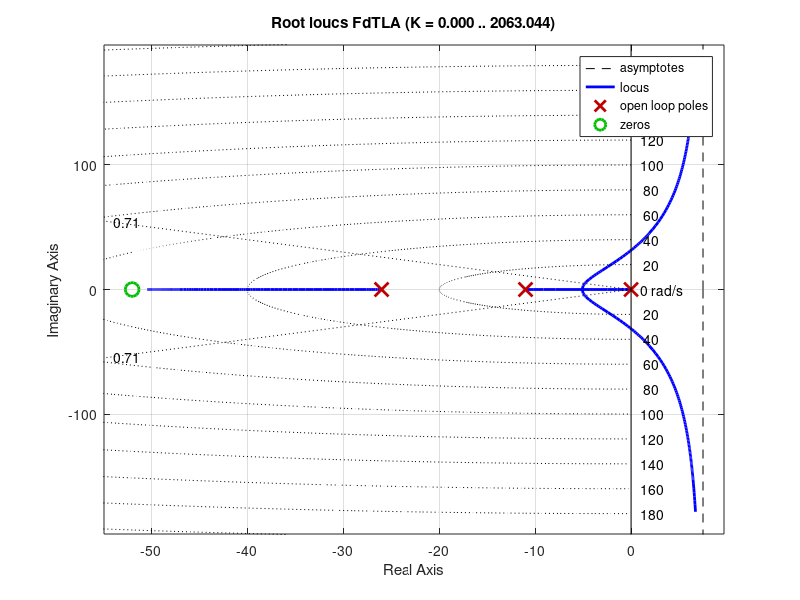
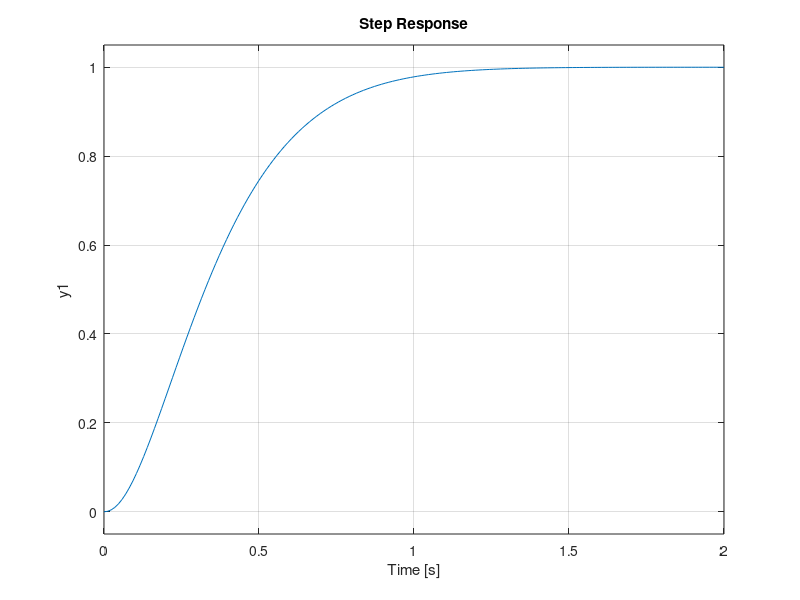
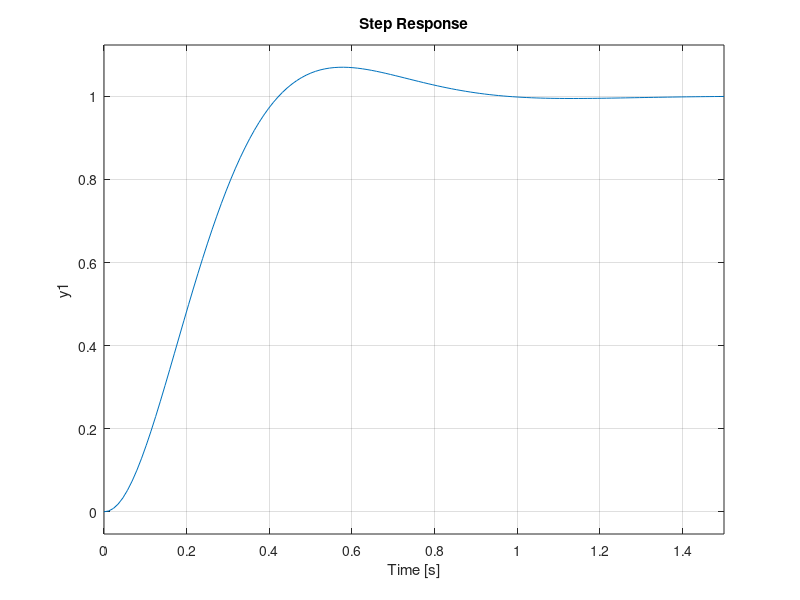
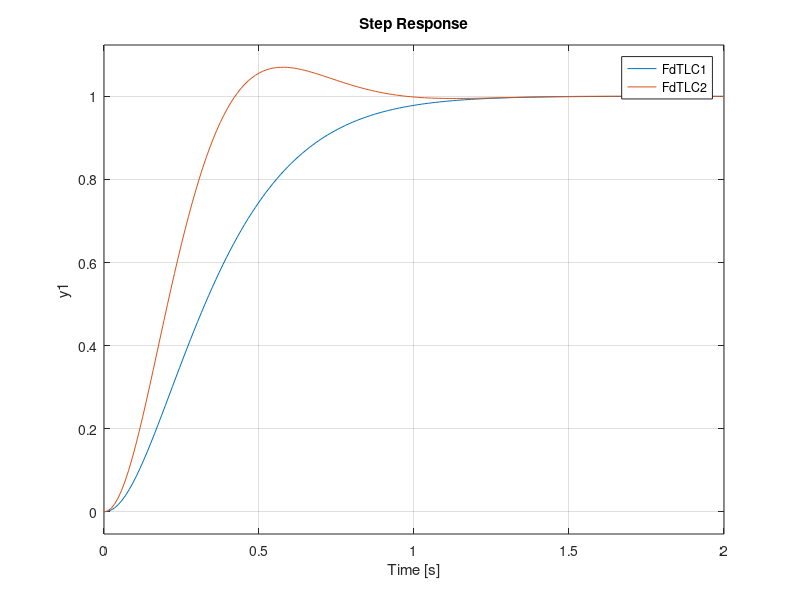

These figures' MATLAB source, in order:
# P3 - EJERCICIO 4: COMPENSADOR PI
clear all; close all; clc
pkg load control

s = tf('s');

# Requerimientos:
# CASO 1: SIN SOBREPASAMIENTO
# - Respuesta criticamente amortiguada -> raices reales e iguales
# - Tiempo de establecimiento ts minimo

# CASO 2: SOBREPASAMIENTO MAX 4%
# - Respuesta sobreamortiguada -> raices reales y distintas
# - Tiempo de establecimiento ts minimo
psita = 0.707

# COMPENSADOR PI = Kp * (s+1/Ti)/s

# A) FdT PLANTA:
G =  (15*s+780) / (s^3+43*s^2+508*s+1716)

# B) FdT DEL PI:
# 1. Polo dominante
pole(G)
Pd = -6;
Ti = -1/Pd

# 2. PI sin Kp
PI = (s+1/Ti)/s

# C) FdTLA:
FdTLA = minreal(PI*G)

# D) L.R DE LA FdTLA:
figure(1)
rlocus(FdTLA);
sgrid(psita, [])


# CASO 1: SIN SOBREPASAMIENTO
# 1. Punto de Diseño
s1 = -5.1;

# 2. Ganancia K: Aplico condicion de modulo con FdTLA
Kp1 = 1/abs((15*s1+780) / (s1^3+37*s1^2+28*s1))

# 3. PI con Kp
PI1 = Kp1*PI;

# E) VALIDACION Y SIMULACION:
FdTLC1 = minreal(feedback(PI1*G, 1))
pole(FdTLC1)
figure(2)
step(FdTLC1, 2)


# CASO 2: SOBREPASAMIENTO MAX 4%
# 1. Punto de Diseño
s2 = -4.82+4.83*i;

# 2. Ganancia K: Aplico condicion de modulo con FdTLA
Kp2 = 1/abs((15*s2+780) / (s2^3+37*s2^2+28*s2))

# 3. PI con Kp
PI2 = Kp2*PI;

# E) VALIDACION Y SIMULACION:
FdTLC2 = minreal(feedback(PI2*G, 1))
pole(FdTLC2)
figure(3)
step(FdTLC2, 1.5)

# Comparo ambos juntos
figure(4)
step(FdTLC1, FdTLC2, 2)
